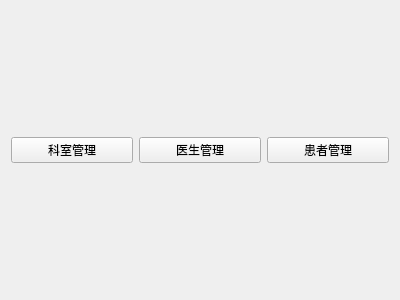
<?xml version="1.0" encoding="UTF-8"?>
<ui version="4.0">
 <class>WelcomeView</class>
 <widget class="QWidget" name="WelcomeView">
  <property name="geometry">
   <rect>
    <x>0</x>
    <y>0</y>
    <width>400</width>
    <height>300</height>
   </rect>
  </property>
  <property name="windowTitle">
   <string>欢迎界面</string>
  </property>
  <layout class="QVBoxLayout" name="verticalLayout">
   <item>
    <spacer name="verticalSpacer">
     <property name="orientation">
      <enum>Qt::Vertical</enum>
     </property>
     <property name="sizeHint" stdset="0">
      <size>
       <width>20</width>
       <height>121</height>
      </size>
     </property>
    </spacer>
   </item>
   <item>
    <layout class="QHBoxLayout" name="horizontalLayout">
     <item>
      <widget class="QPushButton" name="btDepartment">
       <property name="text">
        <string>科室管理</string>
       </property>
      </widget>
     </item>
     <item>
      <widget class="QPushButton" name="btDoctor">
       <property name="text">
        <string>医生管理</string>
       </property>
      </widget>
     </item>
     <item>
      <widget class="QPushButton" name="btPatient">
       <property name="text">
        <string>患者管理</string>
       </property>
      </widget>
     </item>
    </layout>
   </item>
   <item>
    <spacer name="verticalSpacer_2">
     <property name="orientation">
      <enum>Qt::Vertical</enum>
     </property>
     <property name="sizeHint" stdset="0">
      <size>
       <width>20</width>
       <height>121</height>
      </size>
     </property>
    </spacer>
   </item>
  </layout>
 </widget>
 <resources/>
 <connections/>
</ui>
